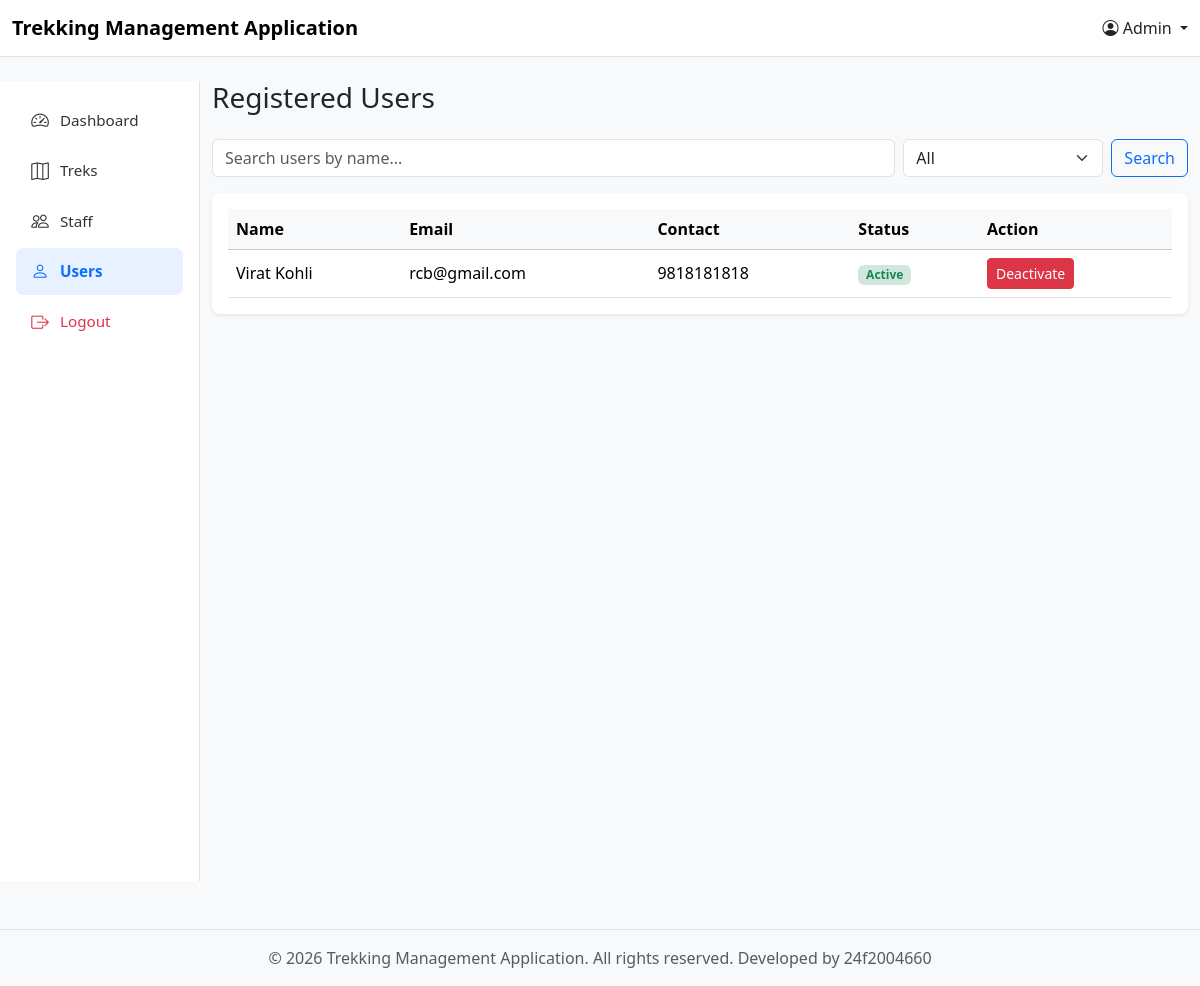
Before: /manage_users with the older database file.
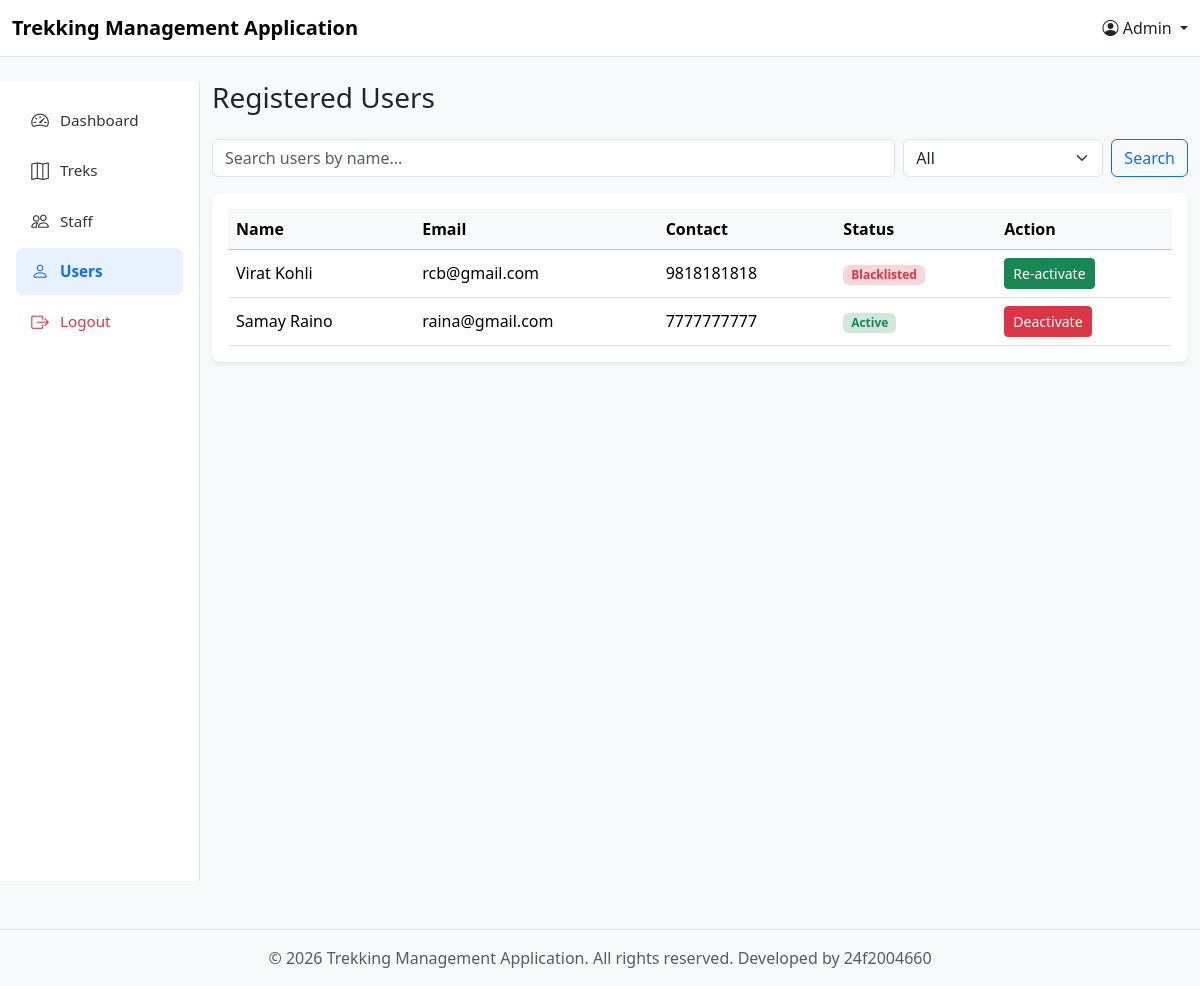
After: the same page with the newer database file.
### models.py (models this page shows)
class user_profile(db.Model):
    __tablename__ = 'user_profile'
    id = db.Column(db.Integer, primary_key=True)
    user_id = db.Column(db.Integer, db.ForeignKey('user_credentials.id'), nullable=False) #linking user credentials to trek
    name = db.Column(db.String(100), nullable=False)
    address = db.Column(db.String(200), nullable=False)
    phone_number = db.Column(db.String(20), nullable=False)
    status = db.Column(db.Integer, nullable=False, default = 0) #0 means active 1 means deactive
    bookings = db.relationship('Booking', backref='trekker')

class User_Credentials(db.Model):
    __tablename__ = 'user_credentials' #user defined table name
    id =db.Column(db.Integer, primary_key=True)
    email = db.Column(db.String(100), unique=True, nullable=False)
    password = db.Column(db.String, nullable=False)
    role = db.Column(db.String(20), nullable=False) #allowed only 3 values admin 0, staff 1, user 2
    user = db.relationship('user_profile', cascade="all, delete", backref='user_back')
    staff = db.relationship('staff_profile', cascade="all, delete", backref='staff_back')

### controller.py (the view)
@app.route("/manage_users")
def admin_manage_users():
    search = request.args.get("search")
    status = request.args.get("status")
    query = db.session.query(user_profile)
    if search:
        query = query.filter(user_profile.name.like("%" + search + "%"))
    if status and status != "all":
        query = query.filter(user_profile.status == int(status))
    u_data = query.all()
    return render_template("Admin_templates/admin_manage_users.html",
                            u_data=u_data, search=search, status=status)

### templates/Admin_templates/admin_manage_users.html (shortened to what this page needs)
{% extends "base.html" %}
{% set current_user = 'Admin' %}
{% block content %}
    <div class="row">
        {% set current_page = "users" %}
        {% include "Admin_templates/components/admin_menu.html" %}
        <div class="col-md-10">
            <h3 class="mb-4">Registered Users</h3>
            <form method="GET" action="{{ url_for('admin_manage_users') }}" class="d-flex gap-2 mb-3">
                <input type="text" name="search" class="form-control"
                       placeholder="Search users by name..." value="{{ search or '' }}">
                <select class="form-select" style="max-width: 200px;" name="status" onchange="this.form.submit()">
                    <option value="all" {% if not status or status == 'all' %}selected{% endif %}>All</option>
                </select>
                <button type="submit" class="btn btn-outline-primary">Search</button>
            </form>
            <div class="card border-0 shadow-sm rounded-3">
                <div class="card-body pt-3">
                    <table class="table table-hover align-middle mb-0">
                        <thead class="table-light">
                            <tr>
                                <th>Name</th>
                                <th>Email</th>
                                <th>Contact</th>
                                <th>Status</th>
                                <th>Action</th>
                            </tr>
                        </thead>
                        <tbody>
                            {% for u in u_data %}
                                <tr>
                                    <td>{{ u.name }}</td>
                                    <td>{{ u.user_back.email }}</td>
                                    <td>{{ u.phone_number }}</td>
                                    <td>
                                        {% if u.status == 0 %}
                                            <span class="badge bg-success-subtle text-success">Active</span>
                                        {% else %}
                                            <span class="badge bg-danger-subtle text-danger">Blacklisted</span>
                                        {% endif %}
                                    </td>
                                    <td>
                                        {% if u.status == 0 %}
                                            <a href="/reject?user_id={{ u.user_id }}" class="btn btn-danger btn-sm">Deactivate</a>
                                        {% else %}
                                            <a href="/approve_user?user_id={{ u.user_id }}" class="btn btn-success btn-sm">Re-activate</a>
                                        {% endif %}
                                    </td>
                                </tr>
                            {% else %}
                                <tr>
                                    <td colspan="5" class="text-center text-muted">No users found.</td>
                                </tr>
                            {% endfor %}
                        </tbody>
                    </table>
                </div>
            </div>
        </div>
    </div>
{% endblock %}

Changed rows visible on the page:
changed user_profile "Virat Kohli": status "Active Deactivate" → "Blacklisted Re-activate"
added user_profile: name "Samay Raino", user_back.email "raina@gmail.com", phone_number "7777777777", status "Active"
